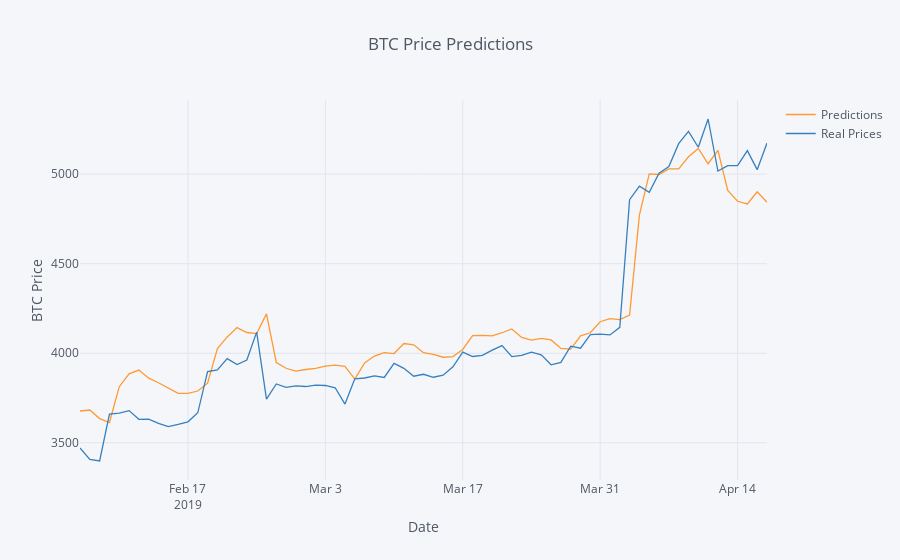

The code cell stored with this chart in its notebook:
### Markdown cell above
# Model Prediction

### Code cell
import csv
from datetime import datetime
from lstm import Machine
import pandas as pd
import tensorflow as tf
from plotly.offline import download_plotlyjs, init_notebook_mode, plot, iplot
import plotly.graph_objs as go
import cufflinks as cf

MODEL_PATH = "data/lstm_model_openPrice.hd5"
CSV_PATH = "data/binance-BTCUSD.csv"
TRAIN_TEST_RATE = 0.85

cf.go_offline()
init_notebook_mode(connected=True)

with open(CSV_PATH) as fin:
    reader = [dict(item) for item in csv.DictReader(fin)]
machine = Machine(reader, 'openPrice')
(_, _, X_test, Y_test) = machine.split_data(TRAIN_TEST_RATE)

machine.field = 'openTime'
times = machine.filtered_data
times = times[int(len(machine.split_seq(30)) * TRAIN_TEST_RATE) + 29:]
times = [datetime.utcfromtimestamp(t / 1000.0) for t in times.values]
machine.field = 'openPrice'

model = tf.keras.models.load_model(MODEL_PATH)
pred = machine.scaler.inverse_transform(model.predict(X_test, batch_size=2))
pred = pred.reshape(pred.shape[0])

Y_test = machine.scaler.inverse_transform(Y_test).reshape(Y_test.shape[0])

plots = pd.DataFrame({
    'Predictions': pred,
    'Real Prices': Y_test,
}, index=times)
iplot(plots.iplot(
    asFigure=True,
    kind='scatter',
    xTitle='Date',
    yTitle='BTC Price',
    title='BTC Price Predictions'
))

### Figure 1 — Plotly figure (JSON) as saved in the notebook; plotly's stock layout.template omitted (floating-point values rounded to 4 significant figures)
{"data": [{"line": {"color": "rgba(255, 153, 51, 1.0)", "dash": "solid", "shape": "linear", "width": 1.3}, "mode": "lines", "name": "Predictions", "text": "", "type": "scatter", "uid": "4d9ccf69-0bc8-4275-96a7-e0b5a2778a44", "x": ["2019-02-06", "2019-02-07", "2019-02-08", "2019-02-09", "2019-02-10", "2019-02-11", "2019-02-12", "2019-02-13", "2019-02-14", "2019-02-15", "2019-02-16", "2019-02-17", "2019-02-18", "2019-02-19", "2019-02-20", "2019-02-21", "2019-02-22", "2019-02-23", "2019-02-24", "2019-02-25", "2019-02-26", "2019-02-27", "2019-02-28", "2019-03-01", "2019-03-02", "2019-03-03", "2019-03-04", "2019-03-05", "2019-03-06", "2019-03-07", "2019-03-08", "2019-03-09", "2019-03-10", "2019-03-11", "2019-03-12", "2019-03-13", "2019-03-14", "2019-03-15", "2019-03-16", "2019-03-17", "2019-03-18", "2019-03-19", "2019-03-20", "2019-03-21", "2019-03-22", "2019-03-23", "2019-03-24", "2019-03-25", "2019-03-26", "2019-03-27", "2019-03-28", "2019-03-29", "2019-03-30", "2019-03-31", "2019-04-01", "2019-04-02", "2019-04-03", "2019-04-04", "2019-04-05", "2019-04-06", "2019-04-07", "2019-04-08", "2019-04-09", "2019-04-10", "2019-04-11", "2019-04-12", "2019-04-13", "2019-04-14", "2019-04-15", "2019-04-16", "2019-04-17"], "y": [3678.0, 3683.0, 3635.0, 3613.0, 3813.0, 3885.0, 3906.0, 3861.0, 3835.0, 3804.0, 3776.0, 3777.0, 3789.0, 3833.0, 4026.0, 4091.0, 4143.0, 4116.0, 4110.0, 4220.0, 3948.0, 3916.0, 3900.0, 3909.0, 3916.0, 3928.0, 3934.0, 3927.0, 3855.0, 3946.0, 3984.0, 4003.0, 3998.0, 4054.0, 4047.0, 4003.0, 3994.0, 3978.0, 3982.0, 4021.0, 4098.0, 4100.0, 4097.0, 4115.0, 4136.0, 4088.0, 4074.0, 4083.0, 4074.0, 4027.0, 4023.0, 4097.0, 4114.0, 4176.0, 4194.0, 4188.0, 4213.0, 4771.0, 5001.0, 4998.0, 5029.0, 5029.0, 5097.0, 5143.0, 5058.0, 5132.0, 4909.0, 4848.0, 4834.0, 4902.0, 4843.0]}, {"line": {"color": "rgba(55, 128, 191, 1.0)", "dash": "solid", "shape": "linear", "width": 1.3}, "mode": "lines", "name": "Real Prices", "text": "", "type": "scatter", "uid": "9ffe92b4-43d0-48f0-a799-93c04fc2fdc6", "x": ["2019-02-06", "2019-02-07", "2019-02-08", "2019-02-09", "2019-02-10", "2019-02-11", "2019-02-12", "2019-02-13", "2019-02-14", "2019-02-15", "2019-02-16", "2019-02-17", "2019-02-18", "2019-02-19", "2019-02-20", "2019-02-21", "2019-02-22", "2019-02-23", "2019-02-24", "2019-02-25", "2019-02-26", "2019-02-27", "2019-02-28", "2019-03-01", "2019-03-02", "2019-03-03", "2019-03-04", "2019-03-05", "2019-03-06", "2019-03-07", "2019-03-08", "2019-03-09", "2019-03-10", "2019-03-11", "2019-03-12", "2019-03-13", "2019-03-14", "2019-03-15", "2019-03-16", "2019-03-17", "2019-03-18", "2019-03-19", "2019-03-20", "2019-03-21", "2019-03-22", "2019-03-23", "2019-03-24", "2019-03-25", "2019-03-26", "2019-03-27", "2019-03-28", "2019-03-29", "2019-03-30", "2019-03-31", "2019-04-01", "2019-04-02", "2019-04-03", "2019-04-04", "2019-04-05", "2019-04-06", "2019-04-07", "2019-04-08", "2019-04-09", "2019-04-10", "2019-04-11", "2019-04-12", "2019-04-13", "2019-04-14", "2019-04-15", "2019-04-16", "2019-04-17"], "y": [3472.0, 3407, 3398.0, 3660.0, 3665.0, 3680.0, 3631.0, 3632.0, 3608.0, 3591.0, 3602.0, 3617.0, 3668.0, 3897.0, 3907.0, 3970.0, 3937.0, 3962, 4118, 3744.0, 3828.0, 3809.0, 3818.0, 3814.0, 3822.0, 3820.0, 3807.0, 3716.0, 3858.0, 3862.0, 3874.0, 3865.0, 3943.0, 3916.0, 3872.0, 3883.0, 3866, 3877.0, 3924.0, 4006.0, 3982.0, 3988.0, 4017.0, 4043.0, 3981.0, 3988.0, 4006.0, 3991.0, 3935.0, 3949.0, 4040.0, 4028.0, 4104.0, 4107.0, 4102.0, 4145.0, 4857.0, 4933.0, 4899.0, 5005.0, 5042.0, 5170.0, 5238.0, 5150, 5308.0, 5017.0, 5047, 5047.0, 5131.0, 5025.0, 5174.0]}], "layout": {"legend": {"bgcolor": "#F5F6F9", "font": {"color": "#4D5663"}}, "paper_bgcolor": "#F5F6F9", "plot_bgcolor": "#F5F6F9", "title": {"font": {"color": "#4D5663"}, "text": "BTC Price Predictions"}, "xaxis": {"gridcolor": "#E1E5ED", "showgrid": true, "tickfont": {"color": "#4D5663"}, "title": {"font": {"color": "#4D5663"}, "text": "Date"}, "zerolinecolor": "#E1E5ED"}, "yaxis": {"gridcolor": "#E1E5ED", "showgrid": true, "tickfont": {"color": "#4D5663"}, "title": {"font": {"color": "#4D5663"}, "text": "BTC Price"}, "zerolinecolor": "#E1E5ED"}}}
